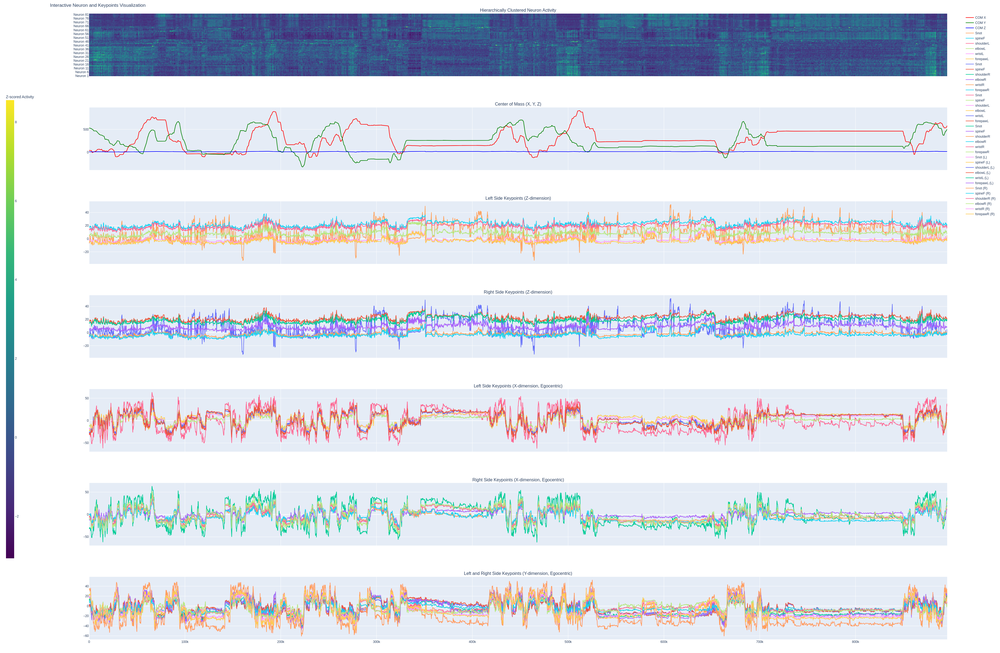
#> input picture random_tests/mini_dannce_sync/stepback_vis/largr_try_241218.png, 1000 x 653 px, shrunk from 3673 x 2400 before the run; its folder holds only this picture in this run
$ python -i full_angle_calculation.py   (imports and definitions only)
#> lines starting #> are read from the running program, lines starting #| are printed output that depends on the picture
import pandas as pd
import matplotlib.pyplot as plt
from mpl_toolkits.mplot3d import Axes3D  # for 3D plotting
from matplotlib.animation import FuncAnimation
from matplotlib.widgets import Slider, Button
import matplotlib.patches as mpatches
import numpy as np
from scipy.spatial.transform import Rotation as R
import matplotlib.gridspec as gridspec

# -----------------------
# Load the DataFrame
# -----------------------
hdf5_file_path = "/data/big_rim/rsync_dcc_sum/Oct3V1/2024_10_25/20241002PMCr2_17_05/MIR_Aligned/aligned_predictions_with_ca_and_dF_F.h5"
# [1 line that did not run here, left out]

# -----------------------
# Define keypoint labels in order (1-indexed)
# -----------------------
keypoint_labels = [
    'EarL',       # 1
    'EarR',       # 2
    'Snout',      # 3
    'SpineF',     # 4
    'SpineM',     # 5
    'Tail(base)', # 6
    'Tail(mid)',  # 7
    'Tail(end)',  # 8
    'ForepawL',   # 9
    'WristL',     # 10
    'ElbowL',     # 11
    'ShoulderL',  # 12
    'ForepawR',   # 13
    'WristR',     # 14
    'ElbowR',     # 15
    'ShoulderR',  # 16
    'HindpawL',   # 17
    'AnkleL',     # 18
    'KneeL',      # 19
    'HindpawR',   # 20
    'AnkleR',     # 21
    'KneeR'       # 22
]

# -----------------------
# Define anatomical categories and assign keypoints to each
# -----------------------
categories = {
    'Ears': ['EarL', 'EarR'],
    'Snout': ['Snout'],
    'Spine': ['SpineF', 'SpineM'],
    'Tail': ['Tail(base)', 'Tail(mid)', 'Tail(end)'],
    'Limbs': ['ForepawL', 'WristL', 'ElbowL', 'ShoulderL',
              'ForepawR', 'WristR', 'ElbowR', 'ShoulderR'],
    'Paws': ['HindpawL', 'AnkleL', 'KneeL', 'HindpawR', 'AnkleR', 'KneeR']
}

# Colors for each category
category_colors = {
    'Ears': 'red',
    'Snout': 'brown',
    'Spine': 'green',
    'Tail': 'blue',
    'Limbs': 'purple',
    'Paws': 'orange'
}

# -----------------------
# Helper function: normalize a vector
# -----------------------
# [39 lines left out: functions normalize, compute_euler_angles_from_row, not called in this run]

# -----------------------
# Precompute Euler angles for all frames
# -----------------------
# [1 line that did not run here, left out]
times = []      # timestamps (from DataFrame index)
yaw_vals = []   # relative yaw values (degrees)
pitch_vals = [] # relative pitch values (degrees)
roll_vals = []  # relative roll values (degrees)

# [7 lines not run here, left out]

yaw_vals = np.array(yaw_vals)
pitch_vals = np.array(pitch_vals)
roll_vals = np.array(roll_vals)

# Unwrap the angles to remove discontinuities
yaw_vals_unwrapped = np.degrees(np.unwrap(np.radians(yaw_vals)))
pitch_vals_unwrapped = np.degrees(np.unwrap(np.radians(pitch_vals)))
roll_vals_unwrapped = np.degrees(np.unwrap(np.radians(roll_vals)))

# -----------------------
# Compute Back Pitch for Each Frame
# -----------------------
# We extend the line from spineF (keypoint 4) to spineM (keypoint 5) until it
# intersects with the horizontal plane z = 0. Then, we compute two vectors:
#   1. vector_spine: from the intersection point I to spineM.
#   2. vector_horizontal: the horizontal projection (in the xy-plane) of that same vector.
# The angle between these vectors is the back pitch.
back_pitch_vals = []
# [31 lines not run here, left out]

# -----------------------
# Set up the Figure with a Tiled Layout (2 rows x 2 columns):
#
#   Top Left: 3D skeleton animation.
#   Bottom Left: 3D back pitch visualization.
#   Top Right: Euler angles vs time.
#   Bottom Right: Back pitch vs time.
# -----------------------
fig = plt.figure(figsize=(14, 10))
gs = fig.add_gridspec(2, 2, width_ratios=[1, 1])
ax3d = fig.add_subplot(gs[0, 0], projection='3d')     # Top left: 3D skeleton
ax_back3d = fig.add_subplot(gs[1, 0], projection='3d')  # Bottom left: 3D back pitch
ax_euler = fig.add_subplot(gs[0, 1])                    # Top right: Euler angles vs time
ax_back = fig.add_subplot(gs[1, 1])                     # Bottom right: Back pitch vs time

# [1 line not run here, left out]

# Global variable to track if the animation is running.
is_anim_running = False

# -----------------------
# Update function for the animation (updates all subplots)
# -----------------------
# [187 lines left out: function update, not called in this run]

# -----------------------
# Create the Slider widget and Start/Stop Buttons
# -----------------------
slider_ax = fig.add_axes([0.15, 0.03, 0.55, 0.03])
# [1 line that did not run here, left out]

# [6 lines left out: function slider_update, not called in this run]

# [1 line not run here, left out]

start_ax = fig.add_axes([0.75, 0.03, 0.1, 0.04])
stop_ax = fig.add_axes([0.75, 0.09, 0.1, 0.04])
start_button = Button(start_ax, 'Start')
stop_button = Button(stop_ax, 'Stop')

# [9 lines left out: functions start, stop, not called in this run]

# [2 lines not run here, left out]

# -----------------------
# Create and start the animation
# -----------------------
# [1 line that did not run here, left out]
# [1 line not run here, left out]
import pandas as pd
import matplotlib.pyplot as plt
from mpl_toolkits.mplot3d import Axes3D  # for 3D plotting
from matplotlib.animation import FuncAnimation
from matplotlib.widgets import Slider, Button
import matplotlib.patches as mpatches
import numpy as np
from scipy.spatial.transform import Rotation as R
import matplotlib.gridspec as gridspec

# -----------------------
# Load the DataFrame
# -----------------------
hdf5_file_path = "/data/big_rim/rsync_dcc_sum/Oct3V1/2024_10_25/20241002PMCr2_17_05/MIR_Aligned/aligned_predictions_with_ca_and_dF_F.h5"

# "C:/Users/shiny/Desktop/ShinySw/code/aligned_predictions_with_ca_and_dF_F.h5"
# [1 line that did not run here, left out]

# -----------------------
# Define keypoint labels in order (1-indexed)
# -----------------------
keypoint_labels = [
    'EarL',       # 1
    'EarR',       # 2
    'Snout',      # 3
    'SpineF',     # 4
    'SpineM',     # 5
    'Tail(base)', # 6
    'Tail(mid)',  # 7
    'Tail(end)',  # 8
    'ForepawL',   # 9
    'WristL',     # 10
    'ElbowL',     # 11
    'ShoulderL',  # 12
    'ForepawR',   # 13
    'WristR',     # 14
    'ElbowR',     # 15
    'ShoulderR',  # 16
    'HindpawL',   # 17
    'AnkleL',     # 18
    'KneeL',      # 19
    'HindpawR',   # 20
    'AnkleR',     # 21
    'KneeR'       # 22
]

# -----------------------
# Define anatomical categories and assign keypoints to each
# -----------------------
categories = {
    'Ears': ['EarL', 'EarR'],
    'Snout': ['Snout'],
    'Spine': ['SpineF', 'SpineM'],
    'Tail': ['Tail(base)', 'Tail(mid)', 'Tail(end)'],
    'Limbs': ['ForepawL', 'WristL', 'ElbowL', 'ShoulderL',
              'ForepawR', 'WristR', 'ElbowR', 'ShoulderR'],
    'Paws': ['HindpawL', 'AnkleL', 'KneeL', 'HindpawR', 'AnkleR', 'KneeR']
}

# Colors for each category
category_colors = {
    'Ears': 'red',
    'Snout': 'brown',
    'Spine': 'green',
    'Tail': 'blue',
    'Limbs': 'purple',
    'Paws': 'orange'
}

# -----------------------
# Helper function: normalize a vector
# -----------------------
# [39 lines left out: functions normalize, compute_euler_angles_from_row, not called in this run]

# -----------------------
# Precompute Euler angles for all frames
# -----------------------
# [1 line that did not run here, left out]
times = []      # timestamps (from DataFrame index)
yaw_vals = []   # relative yaw values (degrees)
pitch_vals = [] # relative pitch values (degrees)
roll_vals = []  # relative roll values (degrees)

# [7 lines not run here, left out]

yaw_vals = np.array(yaw_vals)
pitch_vals = np.array(pitch_vals)
roll_vals = np.array(roll_vals)

# Unwrap the angles to remove discontinuities
yaw_vals_unwrapped = np.degrees(np.unwrap(np.radians(yaw_vals)))
pitch_vals_unwrapped = np.degrees(np.unwrap(np.radians(pitch_vals)))
roll_vals_unwrapped = np.degrees(np.unwrap(np.radians(roll_vals)))

# -----------------------
# Compute Back Pitch for Each Frame
# -----------------------
# We extend the line from spineF (keypoint 4) to spineM (keypoint 5) until it
# intersects with the horizontal plane z = 0. Then, we compute two vectors:
#   1. vector_spine: from the intersection point I to spineM.
#   2. vector_horizontal: the horizontal projection (in the xy-plane) of that same vector.
# The angle between these vectors is the back pitch.
back_pitch_vals = []
# [31 lines not run here, left out]

# -----------------------
# Set up the Figure with a Tiled Layout (2 rows x 2 columns):
#
#   Top Left: 3D skeleton animation.
#   Bottom Left: 3D back pitch visualization.
#   Top Right: Euler angles vs time.
#   Bottom Right: Back pitch vs time.
# -----------------------
fig = plt.figure(figsize=(14, 10))
gs = fig.add_gridspec(2, 2, width_ratios=[1, 1])
ax3d = fig.add_subplot(gs[0, 0], projection='3d')     # Top left: 3D skeleton
ax_back3d = fig.add_subplot(gs[1, 0], projection='3d')  # Bottom left: 3D back pitch
ax_euler = fig.add_subplot(gs[0, 1])                    # Top right: Euler angles vs time
ax_back = fig.add_subplot(gs[1, 1])                     # Bottom right: Back pitch vs time

# [1 line not run here, left out]

# Global variable to track if the animation is running.
is_anim_running = False

# -----------------------
# Update function for the animation (updates all subplots)
# -----------------------
def update(frame):
    # -------------------
    # Update 3D Skeleton Animation (ax3d)
    # -------------------
    ax3d.clear()
    ax3d.set_xlabel('X')
    ax3d.set_ylabel('Y')
    ax3d.set_zlabel('Z')

    row = df.iloc[frame]
    timestamp = row.name

    # Plot keypoints with category colors and labels.
    all_x, all_y, all_z = [], [], []
    for cat, labels in categories.items():
        color = category_colors[cat]
        for label in labels:
            idx = keypoint_labels.index(label) + 1
            x = row[f'kp{idx}_x']
            y = row[f'kp{idx}_y']
            z = row[f'kp{idx}_z']
            all_x.append(x)
            all_y.append(y)
            all_z.append(z)
            ax3d.scatter(x, y, z, c=color, marker='o', s=30)
            ax3d.text(x, y, z, label, color=color, fontsize=8)

    ax3d.set_title(f'Timestamp: {timestamp}')
    handles = [mpatches.Patch(color=category_colors[cat], label=cat) for cat in categories]
    ax3d.legend(handles=handles, loc='upper left')

    def get_kp(idx):
        return np.array([row[f'kp{idx}_x'], row[f'kp{idx}_y'], row[f'kp{idx}_z']])

    # Compute head coordinate frame.
    earL = get_kp(1)
    earR = get_kp(2)
    snout = get_kp(3)
    ear_mid = (earL + earR) / 2.0
    head_x = normalize(snout - ear_mid)
    temp_y = earR - earL
    head_y = normalize(temp_y - np.dot(temp_y, head_x) * head_x)
    head_z = normalize(np.cross(head_x, head_y))
    # Compute body coordinate frame.
    spineF = get_kp(4)
    spineM = get_kp(5)
    shoulderL = get_kp(12)
    shoulderR = get_kp(16)
    body_origin = spineM.copy()
    body_x = normalize(spineF - spineM)
    shoulder_vec = shoulderR - shoulderL
    body_y = normalize(shoulder_vec - np.dot(shoulder_vec, body_x) * body_x)
    body_z = normalize(np.cross(body_x, body_y))

    # Relative rotation and Euler angles.
    R_rel = np.dot(np.column_stack((body_x, body_y, body_z)).T,
                   np.column_stack((head_x, head_y, head_z)))
    euler_angles = R.from_matrix(R_rel).as_euler('xyz', degrees=True)
    yaw, pitch, roll = euler_angles
    text_str = f"Relative Euler Angles (deg):\nYaw: {yaw:.2f}, Pitch: {pitch:.2f}, Roll: {roll:.2f}"
    ax3d.text2D(0.05, 0.95, text_str, transform=ax3d.transAxes, fontsize=10,
                verticalalignment='top', bbox=dict(facecolor='w', alpha=0.5))

    arrow_length = 20  # Adjust as needed.
    ax3d.quiver(body_origin[0], body_origin[1], body_origin[2],
                body_x[0], body_x[1], body_x[2],
                length=arrow_length, color='blue', normalize=True)
    ax3d.quiver(body_origin[0], body_origin[1], body_origin[2],
                body_y[0], body_y[1], body_y[2],
                length=arrow_length, color='green', normalize=True)
    ax3d.quiver(body_origin[0], body_origin[1], body_origin[2],
                body_z[0], body_z[1], body_z[2],
                length=arrow_length, color='purple', normalize=True)
    ax3d.quiver(ear_mid[0], ear_mid[1], ear_mid[2],
                head_x[0], head_x[1], head_x[2],
                length=arrow_length, color='cyan', normalize=True)
    ax3d.quiver(ear_mid[0], ear_mid[1], ear_mid[2],
                head_y[0], head_y[1], head_y[2],
                length=arrow_length, color='magenta', normalize=True)
    ax3d.quiver(ear_mid[0], ear_mid[1], ear_mid[2],
                head_z[0], head_z[1], head_z[2],
                length=arrow_length, color='orange', normalize=True)

    # Set equal aspect based on keypoint extents.
    max_range = np.array([max(all_x)-min(all_x),
                          max(all_y)-min(all_y),
                          max(all_z)-min(all_z)]).max() / 2.0
    mid_x = (max(all_x)+min(all_x)) * 0.5
    mid_y = (max(all_y)+min(all_y)) * 0.5
    mid_z = (max(all_z)+min(all_z)) * 0.5
    ax3d.set_xlim(mid_x - max_range, mid_x + max_range)
    ax3d.set_ylim(mid_y - max_range, mid_y + max_range)
    ax3d.set_zlim(mid_z - max_range, mid_z + max_range)

    # -------------------
    # Update 3D Back Pitch Visualization (ax_back3d)
    # -------------------
    ax_back3d.clear()
    ax_back3d.set_xlabel('X')
    ax_back3d.set_ylabel('Y')
    ax_back3d.set_zlabel('Z')
    ax_back3d.set_title('Back Pitch Visualization')

    # For the back pitch, we use spineF (keypoint 4) and spineM (keypoint 5)
    spineF = get_kp(4)
    spineM = get_kp(5)
    # Compute the intersection (I) of the line (spineM to spineF) with the plane z = 0.
    delta_z = spineF[2] - spineM[2]
    if np.abs(delta_z) < 1e-8:
        I = spineM.copy()
    else:
        t = -spineM[2] / delta_z
        I = spineM + t * (spineF - spineM)

    # Compute vectors:
    vector_spine = spineM - I
    vector_horizontal = np.array([vector_spine[0], vector_spine[1], 0])

    # Plot the horizontal plane z = 0.
    margin = 20
    x_min = spineM[0] - margin
    x_max = spineM[0] + margin
    y_min = spineM[1] - margin
    y_max = spineM[1] + margin
    X, Y = np.meshgrid(np.linspace(x_min, x_max, 2),
                       np.linspace(y_min, y_max, 2))
    Z = np.zeros_like(X)
    ax_back3d.plot_surface(X, Y, Z, alpha=0.3, color='gray')

    # Plot spine points and the intersection.
    ax_back3d.scatter(spineF[0], spineF[1], spineF[2], color='red', s=50, label='SpineF')
    ax_back3d.scatter(spineM[0], spineM[1], spineM[2], color='green', s=50, label='SpineM')
    ax_back3d.scatter(I[0], I[1], I[2], color='blue', s=50, label='Intersection (I)')

    # Draw vectors from I:
    ax_back3d.quiver(I[0], I[1], I[2],
                     vector_spine[0], vector_spine[1], vector_spine[2],
                     color='magenta', arrow_length_ratio=0.1, linewidth=2, label='Spine Vector')
    ax_back3d.quiver(I[0], I[1], I[2],
                     vector_horizontal[0], vector_horizontal[1], vector_horizontal[2],
                     color='orange', arrow_length_ratio=0.1, linewidth=2, label='Horizontal Projection')

    # Optionally, plot a line joining spineF and spineM.
    ax_back3d.plot([spineF[0], spineM[0]], [spineF[1], spineM[1]], [spineF[2], spineM[2]],
                   linestyle='--', color='black', label='Spine Line')

    # Set equal aspect limits for ax_back3d.
    all_pts = np.array([spineF, spineM, I])
    xlims = [all_pts[:, 0].min()-margin, all_pts[:, 0].max()+margin]
    ylims = [all_pts[:, 1].min()-margin, all_pts[:, 1].max()+margin]
    zlims = [min(all_pts[:, 2].min(), 0)-margin, all_pts[:, 2].max()+margin]
    ax_back3d.set_xlim(xlims)
    ax_back3d.set_ylim(ylims)
    ax_back3d.set_zlim(zlims)

    # Display the back pitch angle as computed earlier.
    bp_angle = back_pitch_vals[frame]
    ax_back3d.text2D(0.05, 0.95, f"Back Pitch: {bp_angle:.2f}°", transform=ax_back3d.transAxes,
                     fontsize=10, bbox=dict(facecolor='w', alpha=0.5))

    # -------------------
    # Update Euler Angles vs Time (ax_euler)
    # -------------------
    ax_euler.clear()
    ax_euler.plot(times, yaw_vals_unwrapped, label='Yaw', color='blue')
    ax_euler.plot(times, pitch_vals_unwrapped, label='Pitch', color='green')
    ax_euler.plot(times, roll_vals_unwrapped, label='Roll', color='red')
    ax_euler.set_xlabel('Time')
    ax_euler.set_ylabel('Angle (deg)')
    ax_euler.set_title('Relative Euler Angles vs Time')
    ax_euler.legend(loc='upper right')
    ax_euler.axvline(x=timestamp, color='k', linestyle='--')

    # -------------------
    # Update Back Pitch vs Time (ax_back)
    # -------------------
    ax_back.clear()
    ax_back.plot(times, back_pitch_vals, label='Back Pitch', color='magenta')
    ax_back.set_xlabel('Time')
    ax_back.set_ylabel('Back Pitch (deg)')
    ax_back.set_title('Back Pitch vs Time')
    ax_back.legend(loc='upper right')
    ax_back.axvline(x=timestamp, color='k', linestyle='--')

    # Update slider position if needed.
    if int(frame_slider.val) != frame:
        frame_slider.set_val(frame)

# -----------------------
# Create the Slider widget and Start/Stop Buttons
# -----------------------
slider_ax = fig.add_axes([0.15, 0.03, 0.55, 0.03])
# [1 line that did not run here, left out]

# [6 lines left out: function slider_update, not called in this run]

# [1 line not run here, left out]

start_ax = fig.add_axes([0.75, 0.03, 0.1, 0.04])
stop_ax = fig.add_axes([0.75, 0.09, 0.1, 0.04])
start_button = Button(start_ax, 'Start')
stop_button = Button(stop_ax, 'Stop')

# [9 lines left out: functions start, stop, not called in this run]

# [2 lines not run here, left out]

# -----------------------
# Create and start the animation
# -----------------------
# [1 line that did not run here, left out]
# [1 line not run here, left out]

>>> import cv2
>>> picture = cv2.imread('../largr_try_241218.png', cv2.IMREAD_GRAYSCALE)
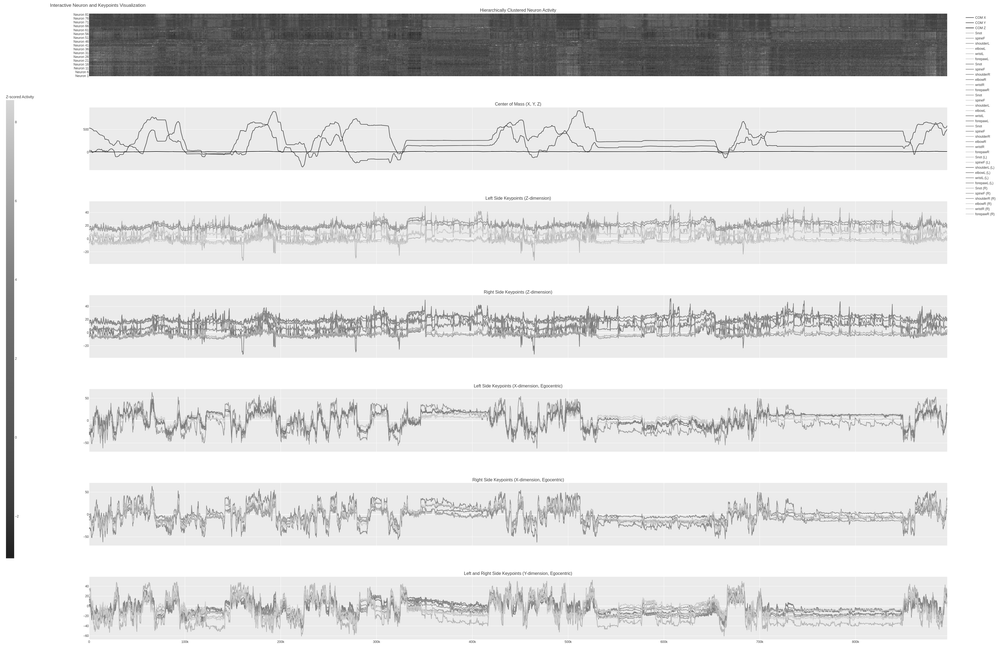
#> picture: shape (653, 1000); min 24, max 255, mean 223.9
#> (the run stopped early here; a loop or call above may not have finished)
